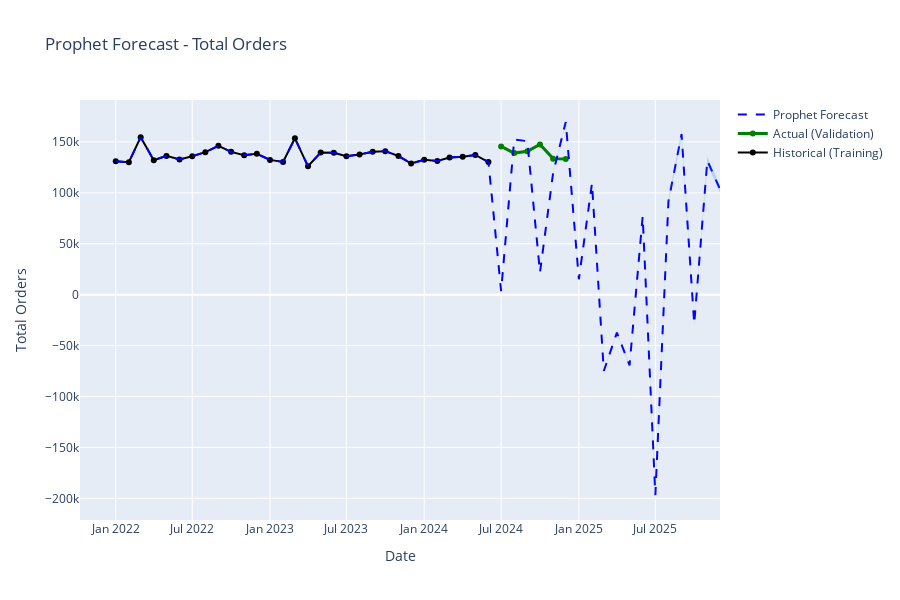
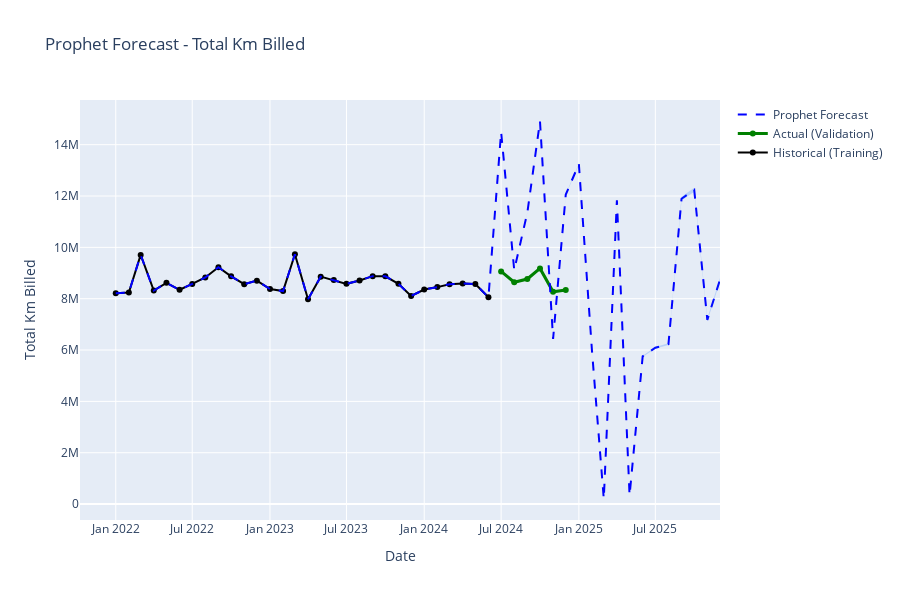
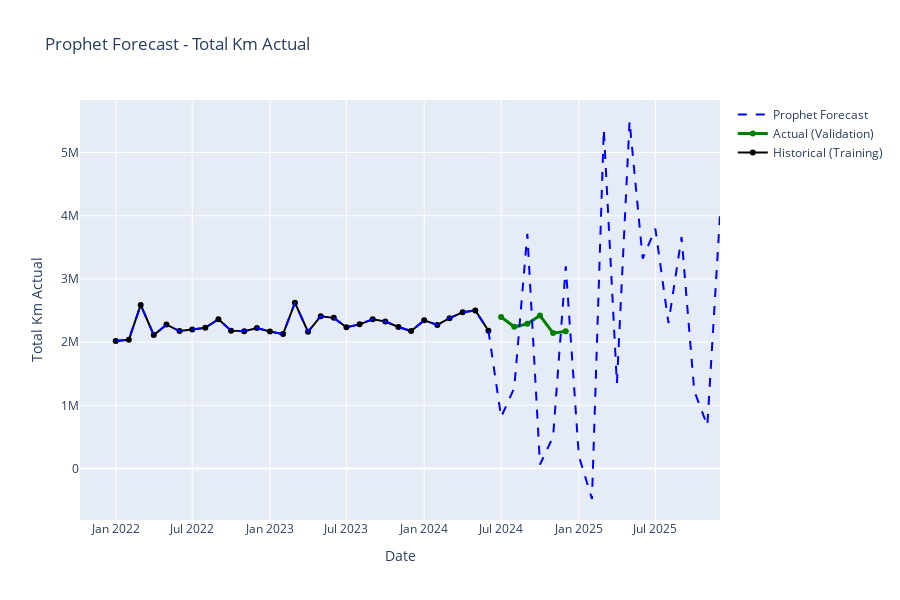
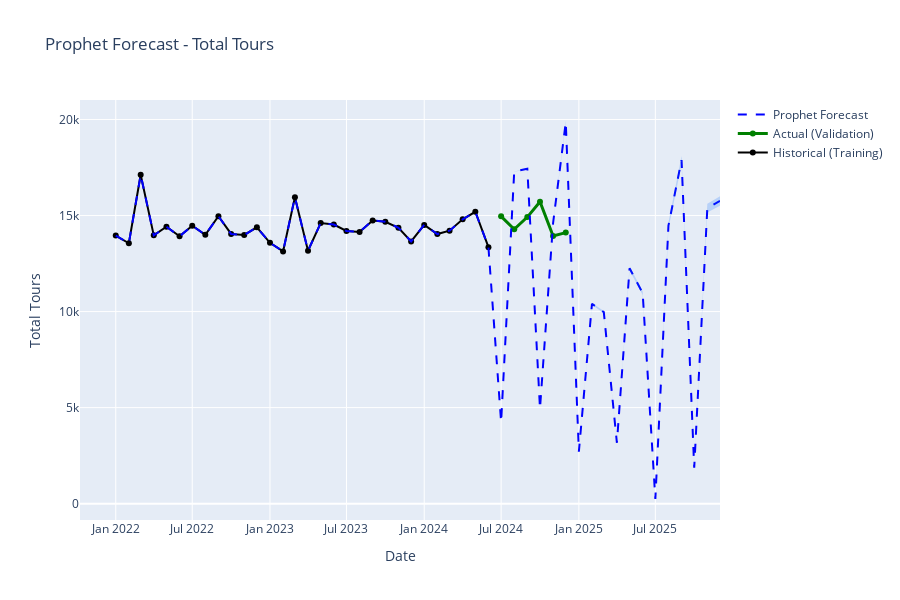

The notebook cell these images were saved under, in order:
### Markdown cell above
## Section 7: Forecast Visualization

Plot Prophet forecasts with confidence intervals.

### Code cell
# Visualize forecasts
for metric in target_metrics:
    forecast_df = future_forecasts[metric]
    
    fig = go.Figure()
    
    # Historical training data
    fig.add_trace(
        go.Scatter(
            x=train_df['date'],
            y=train_df[metric],
            mode='lines+markers',
            name='Historical (Training)',
            line=dict(color='black', width=2)
        )
    )
    
    # Actual validation values
    fig.add_trace(
        go.Scatter(
            x=val_df['date'],
            y=val_df[metric],
            mode='lines+markers',
            name='Actual (Validation)',
            line=dict(color='green', width=3)
        )
    )
    
    # Prophet forecast
    fig.add_trace(
        go.Scatter(
            x=forecast_df['ds'],
            y=forecast_df['yhat'],
            mode='lines',
            name='Prophet Forecast',
            line=dict(color='blue', width=2, dash='dash')
        )
    )
    
    # Confidence interval (80%)
    fig.add_trace(
        go.Scatter(
            x=forecast_df['ds'],
            y=forecast_df['yhat_upper'],
            mode='lines',
            name='Upper 80% CI',
            line=dict(width=0),
            showlegend=False
        )
    )
    
    fig.add_trace(
        go.Scatter(
            x=forecast_df['ds'],
            y=forecast_df['yhat_lower'],
            mode='lines',
            name='Lower 80% CI',
            fill='tonexty',
            fillcolor='rgba(0, 100, 255, 0.2)',
            line=dict(width=0),
            showlegend=False
        )
    )
    
    fig.update_layout(
        title=f"Prophet Forecast - {metric.replace('_', ' ').title()}",
        xaxis_title="Date",
        yaxis_title=metric.replace('_', ' ').title(),
        height=600,
        hovermode='x unified'
    )
    
    fig.show()
    
    # Save
    results_dir = Path('../results')
    results_dir.mkdir(exist_ok=True)
    fig.write_html(results_dir / f'prophet_forecast_{metric}.html')
    print(f"\n✓ Saved: results/prophet_forecast_{metric}.html")
